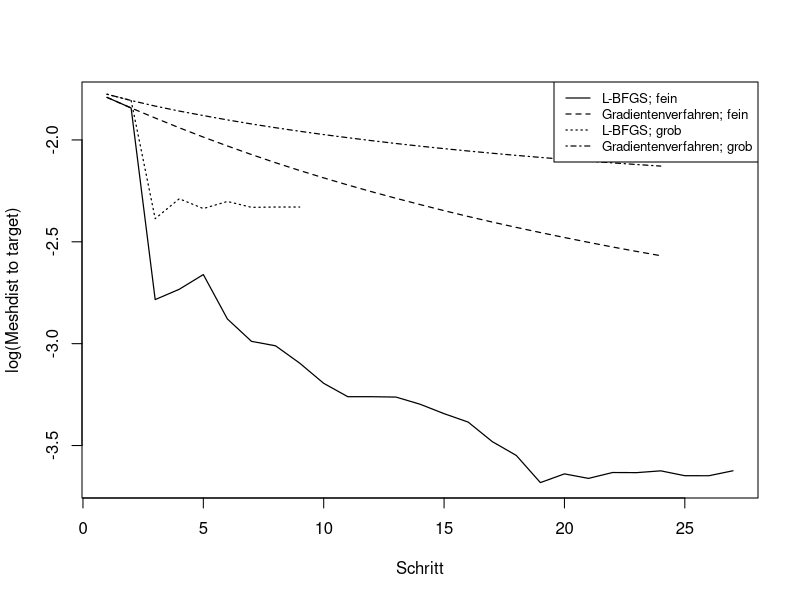

The R source for this figure:

#########################################
# DONUT; LOG MESHDISTANCES CIRCLE#
#########################################

circle_gradient_meshdist <- log(c(0.16937046386231355,
                                  0.1642614875468935,
                                  0.1598061289827246,
                                  0.15593867853663837,
                                  0.1525488799438862,
                                  0.1493269105863778,
                                  0.14637177972413074,
                                  0.14370330240918391,
                                  0.14122838878790622,
                                  0.1389425563513864,
                                  0.1368363590273448,
                                  0.13484717163019186,
                                  0.13299573383411298,
                                  0.1312752137897101,
                                  0.1296746054248637,
                                  0.128180976333958,
                                  0.12678081840428151,
                                  0.12546289540494499,
                                  0.12422504896408099,
                                  0.12306358960236473,
                                  0.12196959796032615,
                                  0.12093598858316583,
                                  0.11995657546583847,
                                  0.11902662018843815
                                  ))

circle_bfgs_meshdist <- log(c(0.16937046386231355,
                              0.1642614875468935,
                              0.09196644718201506,
                              0.10139134457968182,
                              0.09663518496826061,
                              0.10006152048767378,
                              0.09722050217022869,
                              0.09736437320242018,
                              0.09736437320242018
                              ))

circle_bfgs_meshdist_fine <- log(c(0.16676065190650588,
                                   0.1583300755709062,
                                   0.06181578867617445,
                                   0.06502603487600923,
                                   0.06989394451597991,
                                   0.05619531036127469,
                                   0.05035292949010098,
                                   0.049260400981753306,
                                   0.04525183041037629,
                                   0.04097309334467609,
                                   0.03837293322989162,
                                   0.03837293322989162,
                                   0.03830302035845645,
                                   0.03698325084487593,
                                   0.03530598364723748,
                                   0.03387529138807124,
                                   0.03078438241468139,
                                   0.02875940774377558,
                                   0.025172264368410812,
                                   0.026271105049076995,
                                   0.02569690420245114,
                                   0.0264489236169186,
                                   0.026433610181910244,
                                   0.02666704482677931,
                                   0.026036845130250164,
                                   0.026034843333187202,
                                   0.026677936777939743
                                   ))

circle_gradient_meshdist_fine <- log(c(0.16676065190650588,
                                       0.1583300755709062,
                                       0.15072459624098225,
                                       0.1436692882725624,
                                       0.13724889042296282,
                                       0.13139287526818264,
                                       0.1259743804629403,
                                       0.12102262784647326,
                                       0.11649646723147468,
                                       0.1123430792078155,
                                       0.10849645267665228,
                                       0.10493237209244582,
                                       0.10164018432713687,
                                       0.09855277330236313,
                                       0.09564636991698755,
                                       0.09295535139173874,
                                       0.09044073785517555,
                                       0.0881055234312928,
                                       0.08589903183933378,
                                       0.08383217345708927,
                                       0.08186718843040726,
                                       0.0800194175258176,
                                       0.0782920719536488,
                                       0.07667060298869437
                                       ))


plot(circle_bfgs_meshdist_fine, type = "l", lty = 1, lwd = 1.2, xlab = "Schritt", ylab = "log(Meshdist to target)")
lines(circle_gradient_meshdist_fine, type = "l", lty = 2, lwd = 1.2, col = "black")
lines(circle_bfgs_meshdist, type = "l", lty = 3, lwd = 1.2, col = "black")
lines(circle_gradient_meshdist, type = "l", lty = 4, lwd = 1.2, col = "black")
legend("topright", legend = c("L-BFGS; fein",
                              "Gradientenverfahren; fein",
                              "L-BFGS; grob",
                              "Gradientenverfahren; grob"),
       box.lty = 1, cex = 0.8, lty = c(1, 2, 3, 4), col = c("black", "black", "black", "black"), lwd = c(1.2, 1.2, 1.2, 1.2))

